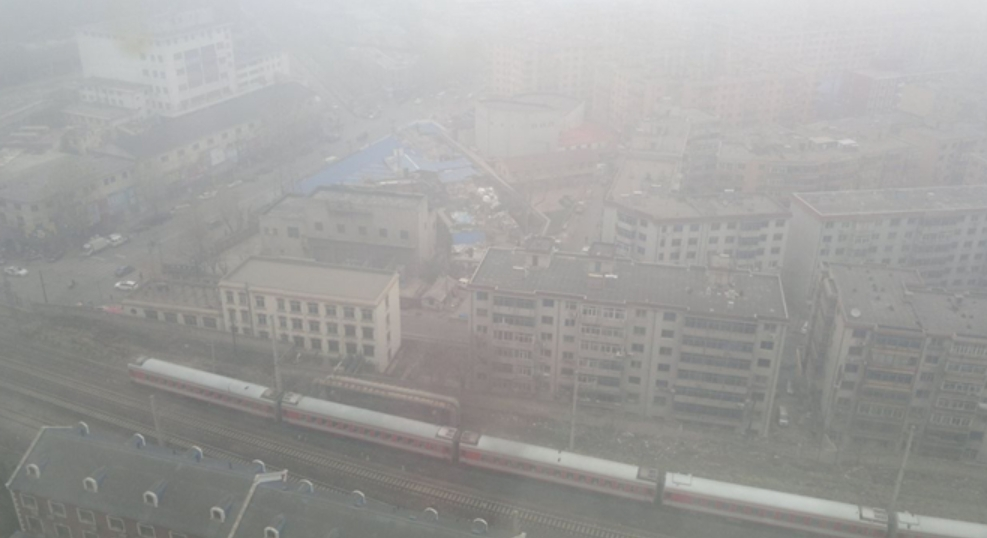
#> input picture haze image/Hazeimage_3.png, 987 x 538 px, found by its file name
$ python implement.py
#> lines starting #> are read from the running program, lines starting #| are printed output that depends on the picture
import cv2  # 导入OpenCV库，用于计算机视觉任务。
import numpy as np  # 导入NumPy库，用于数值计算。

def zmMinFilterGray(src, r=7):
    # 最小值滤波函数，r是滤波半径。
    # 使用OpenCV的腐蚀函数来执行最小值滤波，比手动实现更高效。
#> called with r = 7
    return cv2.erode(src, np.ones((2 * r + 1, 2 * r + 1)))
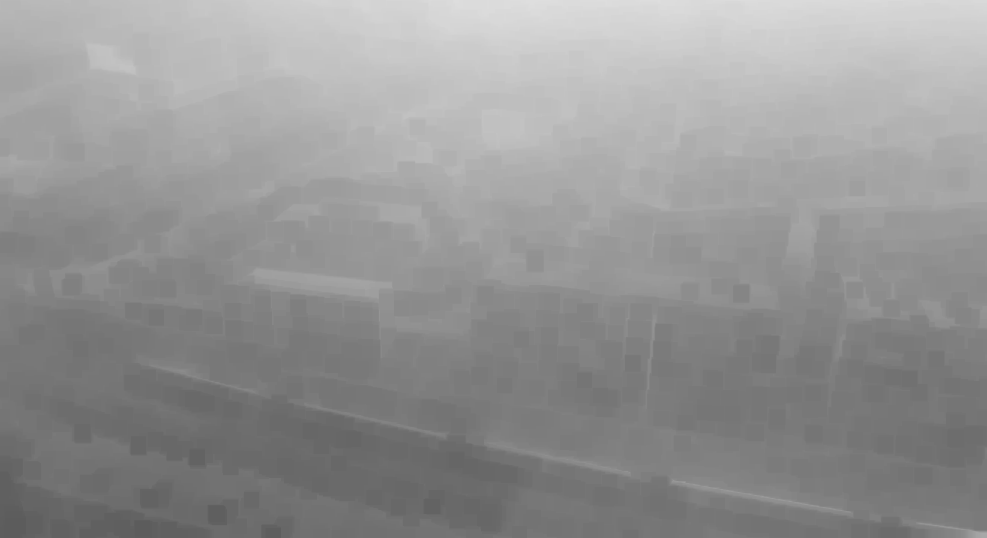
#> returned value: shape (538, 987) float64; min 0.361, max 0.871, mean 0.583

def guidedfilter(I, p, r, eps):
    # 引导滤波函数。
    # I：引导图像，p：待滤波的输入图像，r：局部窗口半径，eps：正则化参数，防止除数过小。
#> called with r = 81, eps = 0.001
    height, width = I.shape  # 获取引导图像的尺寸。
#> height = 538; width = 987
    # 对引导图像和输入图像应用盒型滤波器来计算局部均值。
    m_I = cv2.boxFilter(I, -1, (r, r))
    m_p = cv2.boxFilter(p, -1, (r, r))
    # 对引导图像和输入图像的乘积应用盒型滤波器来计算局部相关性，这对于计算协方差很重要。
    m_Ip = cv2.boxFilter(I * p, -1, (r, r))
    # 计算局部窗口内的协方差和方差。
    cov_Ip = m_Ip - m_I * m_p
    m_II = cv2.boxFilter(I * I, -1, (r, r))
    var_I = m_II - m_I * m_I
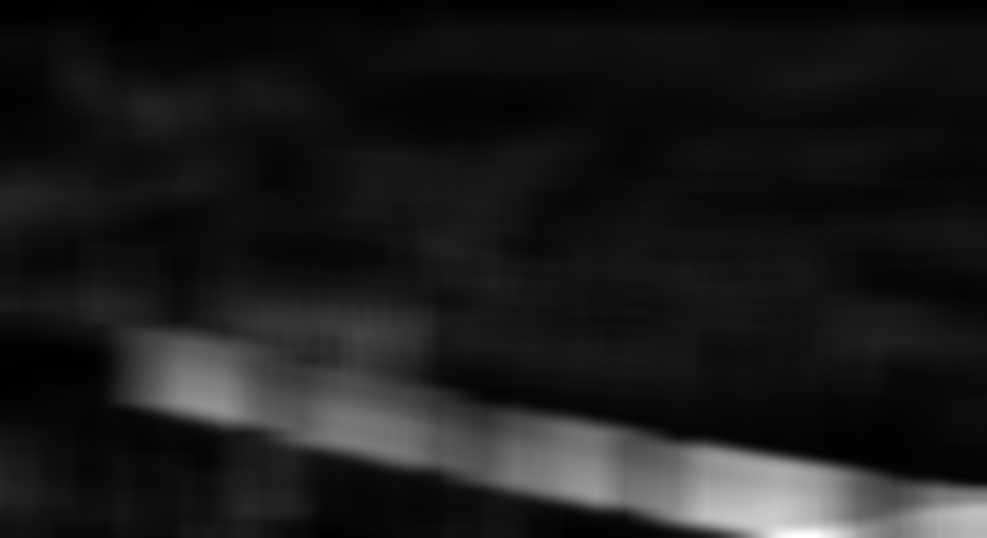
#> var_I: shape (538, 987) float64; min 9.98e-05, max 0.0119, mean 0.00139; drawn with min black and max white
    # 计算引导滤波的线性系数a和b。
    a = cov_Ip / (var_I + eps)
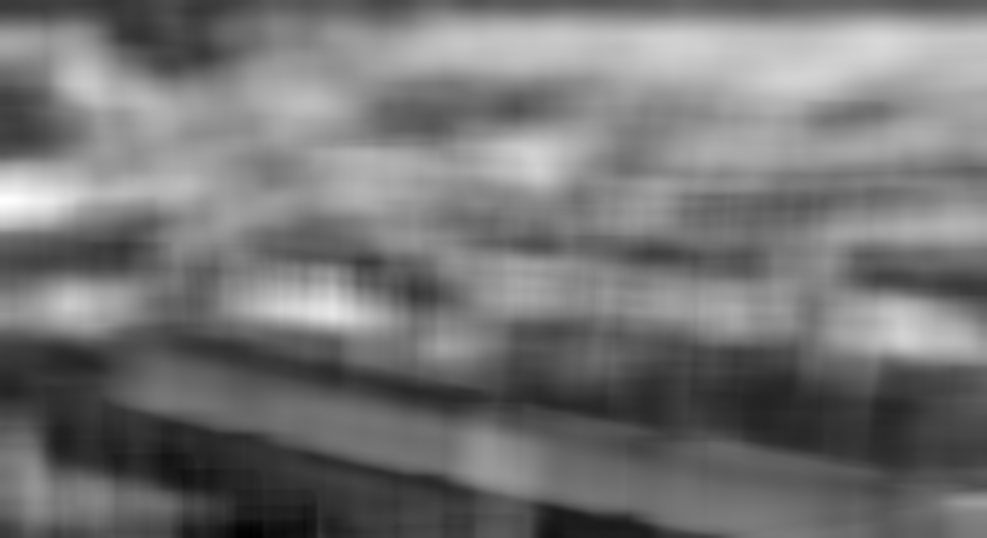
#> a: shape (538, 987) float64; min -0.078, max 0.612, mean 0.239; drawn with min black and max white
    b = m_p - a * m_I
    # 使用盒型滤波器对系数a和b进行平滑，以抑制潜在的噪声。
    m_a = cv2.boxFilter(a, -1, (r, r))
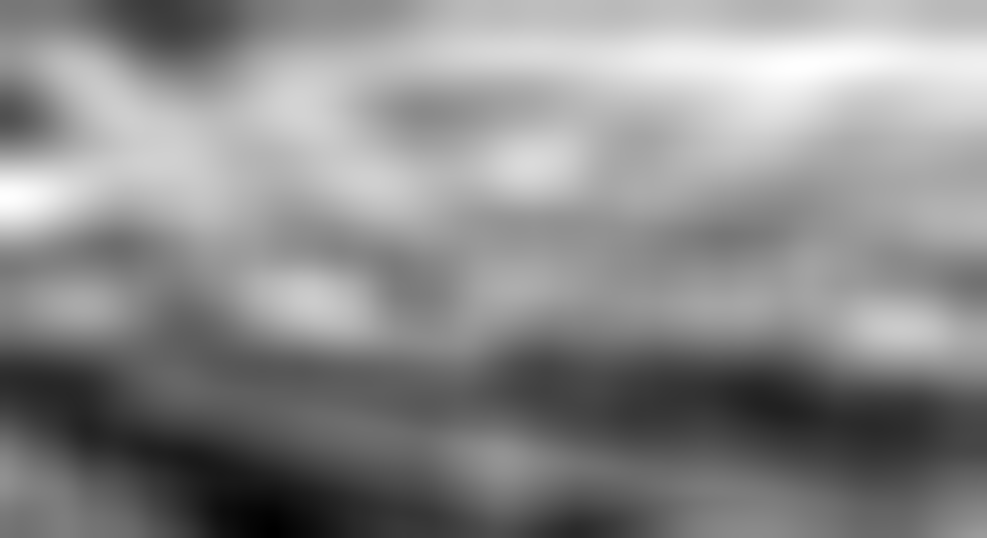
#> m_a: shape (538, 987) float64; min -0.00799, max 0.447, mean 0.24; drawn with min black and max white
    m_b = cv2.boxFilter(b, -1, (r, r))
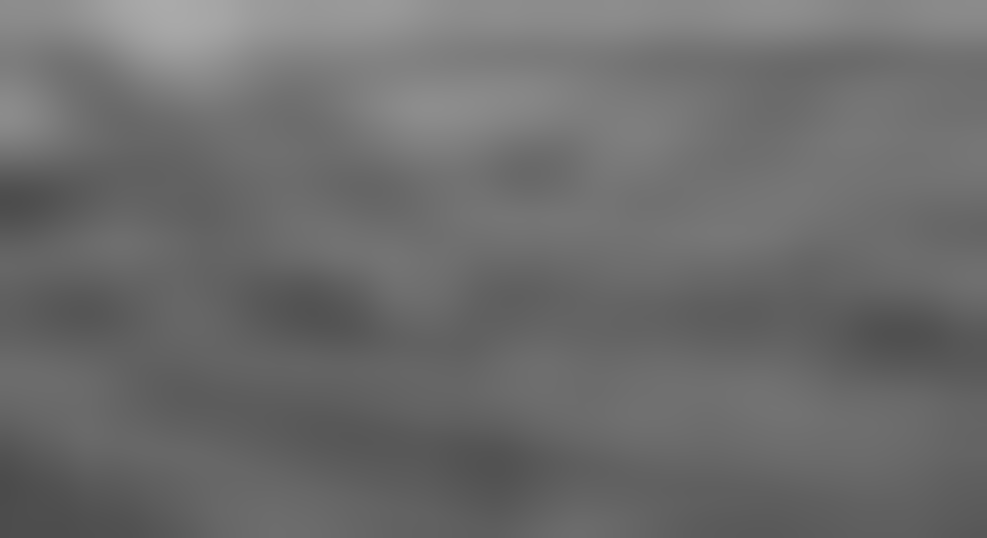
#> m_b: shape (538, 987) float64; min 0.295, max 0.668, mean 0.427
    # 返回最终的滤波输出结果。
    return m_a * I + m_b

def getV1(m, r, eps, w, maxV1):
    # 计算大气遮罩图像V1和全局大气光照值A的函数。
    # V1基于暗通道先验，等于1-t/A，其中t是透射图。
    V1 = np.min(m, 2)  # 计算暗通道图像。

    # 使用上面定义的引导滤波函数优化暗通道图像。
    V1 = guidedfilter(V1, zmMinFilterGray(V1, 7), r, eps)
    bins = 2000
    # 计算暗通道图像的直方图，以估计全局大气光照A。
    ht = np.histogram(V1, bins)
    d = np.cumsum(ht[0]) / float(V1.size)
#> d = 2000 values from 7.53e-06 to 1
    # 找到累积直方图小于0.999的最大强度值。
    for lmax in range(bins - 1, 0, -1):
        if d[lmax] <= 0.999:
            break
    # 使用对应于最暗像素的强度值计算全局大气光照A。
    A = np.mean(m, 2)[V1 >= ht[1][lmax]].max()
#> A = 0.906
    # 限制大气遮罩图像V1的值范围。
    V1 = np.minimum(V1 * w, maxV1)

    cv2.imshow('The original image', V1)

    cv2.waitKey()
    cv2.destroyAllWindows()
    return V1, A

def deHaze(m, r=81, eps=0.001, w=0.95, maxV1=0.80, bGamma=False):
    # 主要去雾函数，从输入图像中移除雾霾。
    Y = np.zeros(m.shape)  # 初始化输出图像数组
    # 获取大气遮罩图像和大气光照。
    V1, A = getV1(m, r, eps, w, maxV1)
#> A = 0.906
    # 对每个颜色通道进行颜色校正。
    for k in range(3):
        Y[:, :, k] = (m[:, :, k] - V1) / (1 - V1 / A)
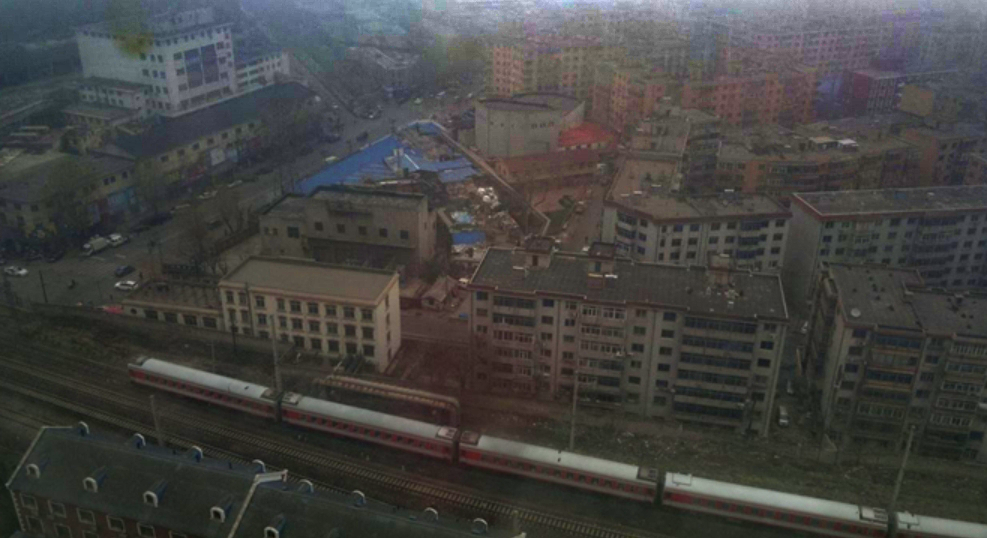
#> Y: shape (538, 987, 3) float64; mean B, G, R 0.213, 0.221, 0.223; drawn with min black and max white
    # 将输出图像的值限制在[0, 1]范围内。
    Y = np.clip(Y, 0, 1)
    # 可选的伽马校正，增强输出图像。
    if bGamma:
        Y = Y ** (np.log(0.5) / np.log(Y.mean()))
    return Y

if __name__ == "__main__":
    # 读取待去雾的图像，并将其值归一化到[0, 1]。
    img = cv2.imread(r".\haze image\Hazeimage_3.png") / 255.0
    # 执行去雾处理。
    result = deHaze(img, r=81, eps=0.001, w=0.95, maxV1=0.80, bGamma=False)
    # 将原图和去雾后的图像横向拼接。
    result2 = np.hstack((img, result))
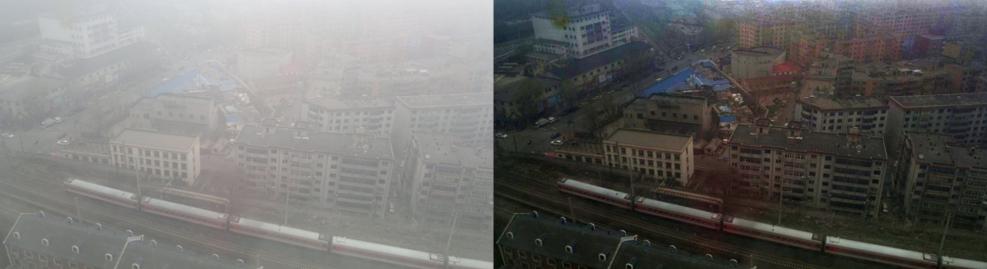
#> result2: shape (538, 1974, 3) float64 (shown at 1/2 size); mean B, G, R 0.418, 0.425, 0.427
    # 保存结果图像。
    cv2.imwrite("result.jpg", result2 * 255)

$ run again, with haze image/Hazeimage_1.png copied over haze image/Hazeimage_3.png
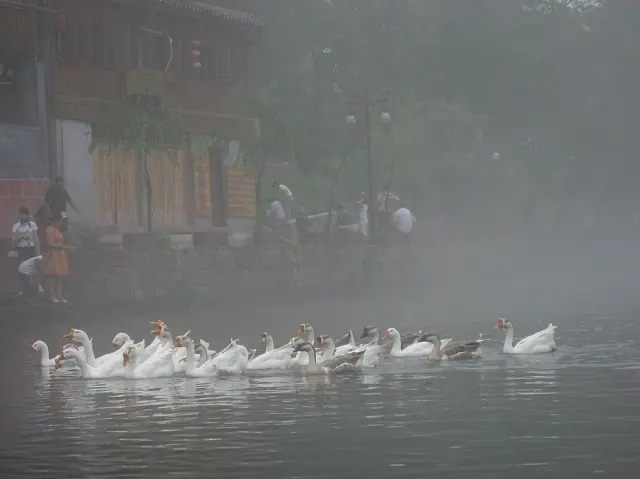
#> input picture haze image/Hazeimage_1.png, 640 x 479 px, found by its file name
#> height = 479; width = 640
#> in guidedfilter, `m_a = cv2.boxFilter(a, -1, (r, r))`:
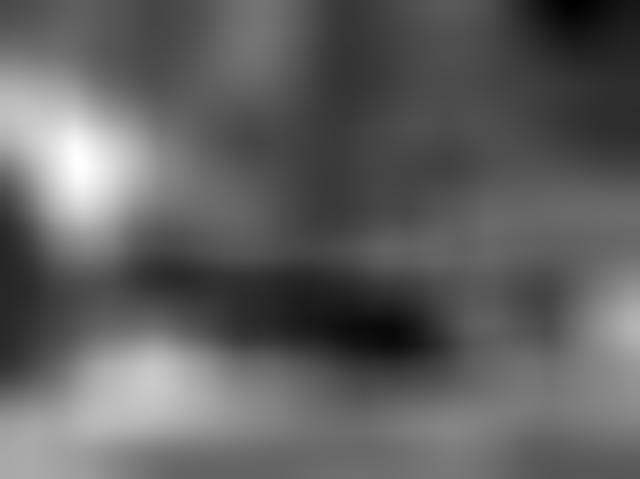
#> m_a: shape (479, 640) float64; min -0.095, max 0.468, mean 0.118; drawn with min black and max white
#> d = 2000 values from 3.26e-06 to 1
#> in getV1, `A = np.mean(m, 2)[V1 >= ht[1][lmax]].max()`: A = 0.931
#> `result2 = np.hstack((img, result))`:
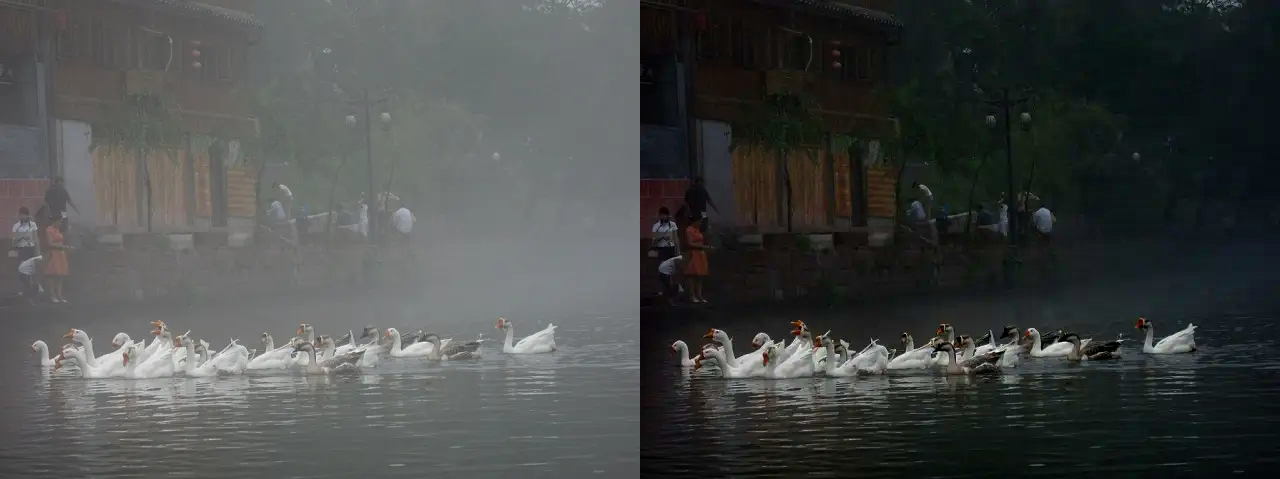
#> result2: shape (479, 1280, 3) float64; mean B, G, R 0.281, 0.285, 0.275

$ run again, with haze image/Hazeimage_2.png copied over haze image/Hazeimage_3.png
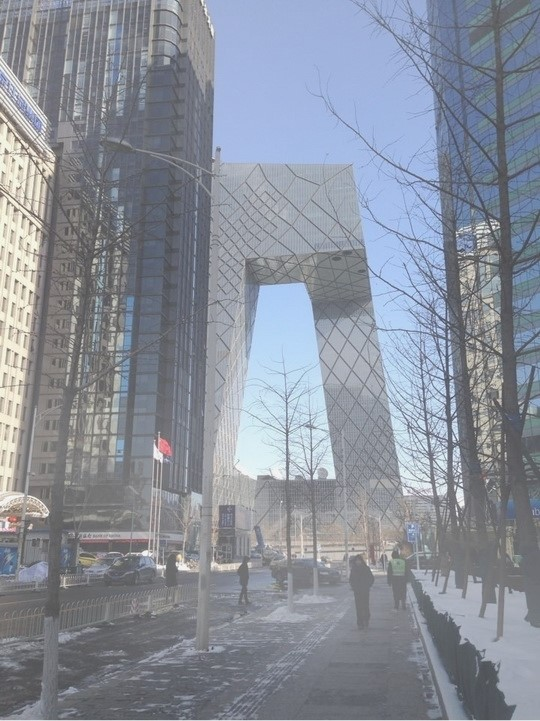
#> input picture haze image/Hazeimage_2.png, 540 x 721 px, found by its file name
#> height = 721; width = 540
#> in guidedfilter, `m_b = cv2.boxFilter(b, -1, (r, r))`:
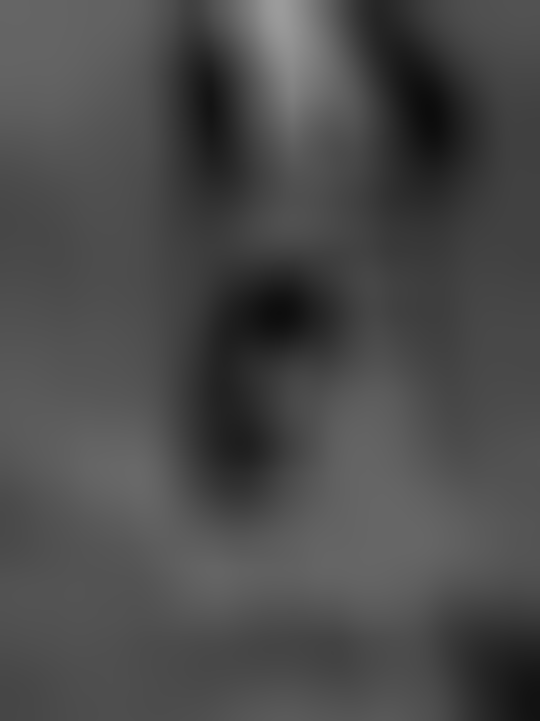
#> m_b: shape (721, 540) float64; min 0.0489, max 0.611, mean 0.293
#> d = 2000 values from 2.57e-06 to 1
#> in getV1, `A = np.mean(m, 2)[V1 >= ht[1][lmax]].max()`: A = 0.98
#> `result2 = np.hstack((img, result))`:
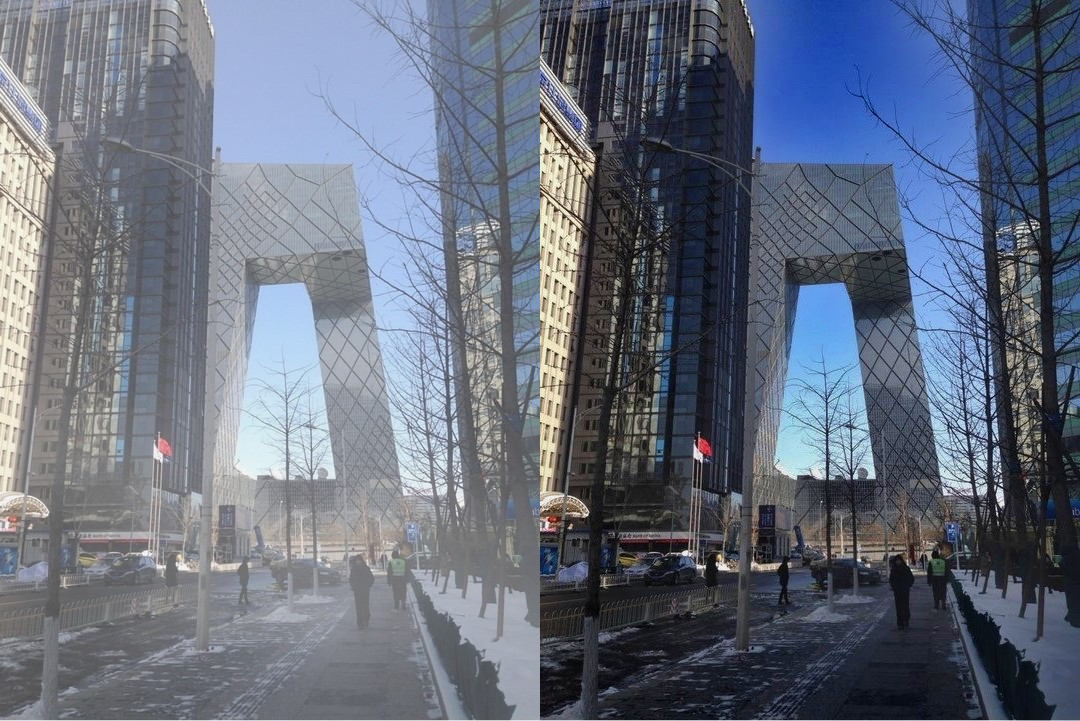
#> result2: shape (721, 1080, 3) float64; mean B, G, R 0.496, 0.433, 0.401

$ run again, with haze image/hazy image.png copied over haze image/Hazeimage_3.png
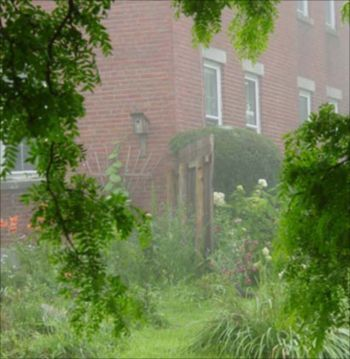
#> input picture haze image/hazy image.png, 350 x 359 px, found by its file name
#> height = 359; width = 350
#> d = 2000 values from 7.96e-06 to 1
#> in getV1, `A = np.mean(m, 2)[V1 >= ht[1][lmax]].max()`: A = 0.873
#> `result2 = np.hstack((img, result))`:
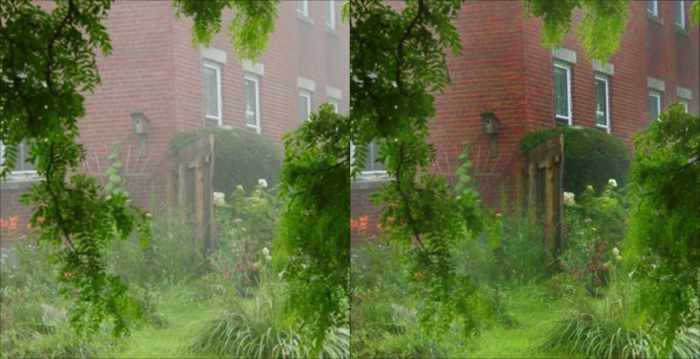
#> result2: shape (359, 700, 3) float64; mean B, G, R 0.262, 0.445, 0.394
